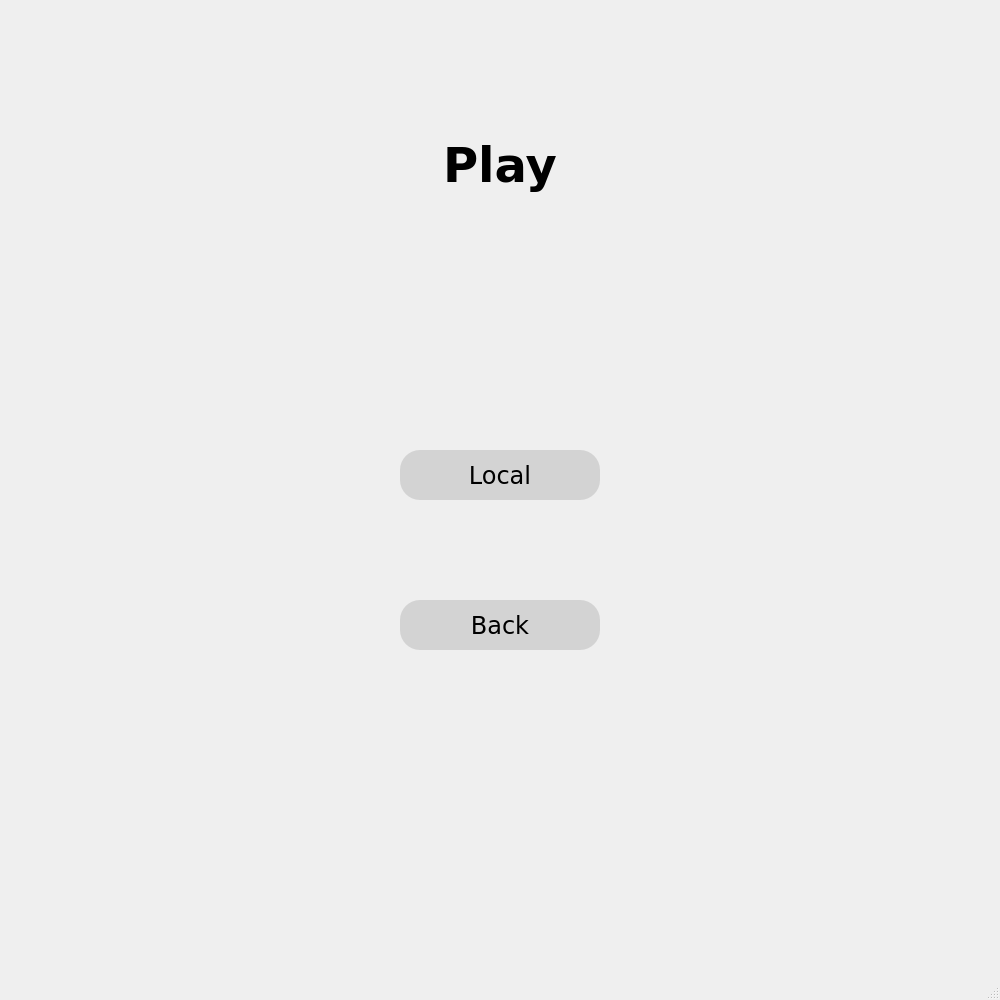
<?xml version="1.0" encoding="UTF-8"?>
<ui version="4.0">
 <class>MainMenu</class>
 <widget class="QMainWindow" name="MainMenu">
  <property name="geometry">
   <rect>
    <x>0</x>
    <y>0</y>
    <width>1000</width>
    <height>1000</height>
   </rect>
  </property>
  <property name="windowTitle">
   <string>MainWindow</string>
  </property>
  <widget class="QWidget" name="centralwidget">
   <widget class="QPushButton" name="SoloButton">
    <property name="geometry">
     <rect>
      <x>400</x>
      <y>450</y>
      <width>200</width>
      <height>50</height>
     </rect>
    </property>
    <property name="styleSheet">
     <string notr="true">QPushButton {
        background-color: lightgray;
        font-family: Verdana;
        font-size: 24px;
        border-radius: 20px;
        min-width: 200px; /* Set the minimum width */
        min-height: 50px; /* Set the minimum height */
		position: absolute;
   		 left: 100px;
   		 top: 200px;
    }

    QPushButton:hover {
        background-color: rgb(203, 255, 255);
}</string>
    </property>
    <property name="text">
     <string>Local</string>
    </property>
   </widget>
   <widget class="QPushButton" name="BackButton">
    <property name="geometry">
     <rect>
      <x>400</x>
      <y>600</y>
      <width>200</width>
      <height>50</height>
     </rect>
    </property>
    <property name="styleSheet">
     <string notr="true">QPushButton {
        background-color: lightgray;
        font-family: Verdana;
        font-size: 24px;
        border-radius: 20px;
        min-width: 200px; /* Set the minimum width */
        min-height: 50px; /* Set the minimum height */
		position: absolute;
   		 left: 100px;
   		 top: 200px;
    }

    QPushButton:hover {
        background-color: rgb(203, 255, 255);
}</string>
    </property>
    <property name="text">
     <string>Back</string>
    </property>
   </widget>
   <widget class="QLabel" name="coolHeader">
    <property name="geometry">
     <rect>
      <x>443</x>
      <y>100</y>
      <width>301</width>
      <height>131</height>
     </rect>
    </property>
    <property name="font">
     <font>
      <family>Verdana</family>
      <pointsize>36</pointsize>
      <weight>75</weight>
      <bold>true</bold>
     </font>
    </property>
    <property name="styleSheet">
     <string notr="true">Qlabel#coolHeader {
    font-size: 24px;
    font-family: &quot;Arial&quot;;
    font-weight: bold;
    color: #3366FF;
    background-color: #F0F0F0;
    padding: 10px;
    border-radius: 5px;
}
</string>
    </property>
    <property name="text">
     <string>Play</string>
    </property>
   </widget>
  </widget>
  <widget class="QStatusBar" name="statusbar"/>
 </widget>
 <resources/>
 <connections/>
</ui>
